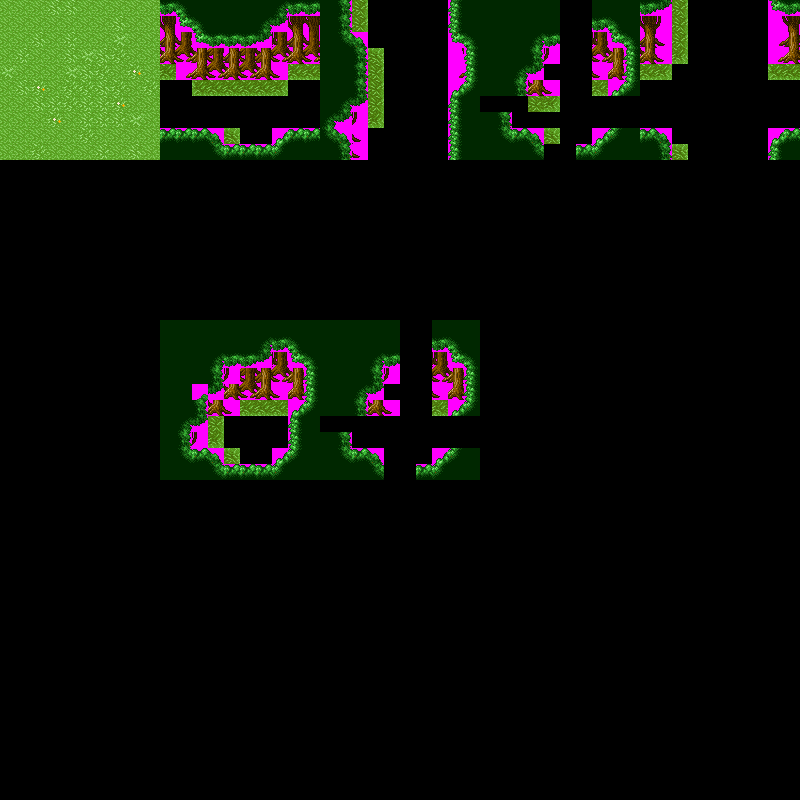

Below is a game level as drawn by its tile map, then a one-line description and the .tmx that defines it (tile-layer data replaced by summaries):
An orthogonal 50x50 tile map with 16x16 px tiles, 4 tile layers (Tiled Layer 1, Tiled Layer 2, Tiled Layer 3, Tiled Layer 4), 4 tilesets.

<map version="1.10" tiledversion="1.10.0" orientation="orthogonal" renderorder="right-down" width="50" height="50" tilewidth="16" tileheight="16" infinite="0" nextlayerid="7" nextobjectid="1">
 <properties>
  <property name="innerHSplit" type="int" value="6" />
  <property name="innerVSplit" type="int" value="7" />
 </properties>
 <tileset firstgid="1" source="system.tsx" />
 <tileset firstgid="1711" source="domhan_floors.tsx" />
 <tileset firstgid="2515" source="domhan_forest.tsx" />
 <tileset firstgid="3199" source="domhan_forest_doodads.tsx" />
 <layer id="4" name="Tiled Layer 1" width="50" height="50">
  <data>[2500 cells, 456 non-empty, 17 distinct tile ids]</data>
 </layer>
 <layer id="1" name="Tiled Layer 2" width="50" height="50">
  <data>[2500 cells, 240 non-empty, 38 distinct tile ids]</data>
 </layer>
 <layer id="2" name="Tiled Layer 3" width="50" height="50">
  <data>[2500 cells, 275 non-empty, 16 distinct tile ids]</data>
 </layer>
 <layer id="3" name="Tiled Layer 4" width="50" height="50">
  <data>[2500 cells, 26 non-empty, 7 distinct tile ids]</data>
 </layer>
</map>